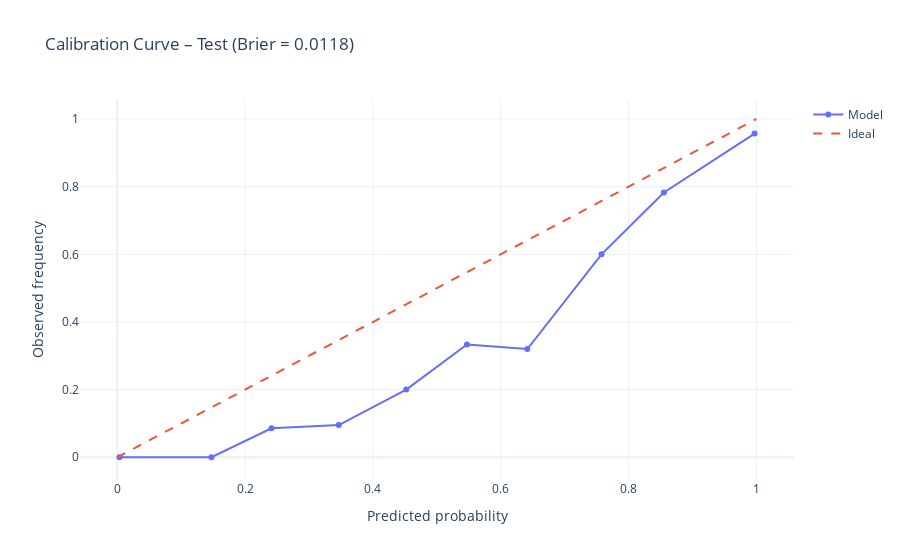

The cell this chart's notebook holds for it:
### Code cell
# Curva de calibração
evaluator.plot_calibration()

### Figure 1 — Plotly figure (JSON) as saved in the notebook; plotly's stock layout.template omitted (floating-point values rounded to 4 significant figures)
{"data": [{"mode": "lines+markers", "name": "Model", "type": "scatter", "x": [0.003422, 0.1474, 0.2413, 0.3466, 0.4521, 0.5471, 0.6416, 0.7576, 0.8553, 0.9971], "y": [0.0, 0.0, 0.08571, 0.09524, 0.2, 0.3333, 0.32, 0.6, 0.7826, 0.9569]}, {"line": {"dash": "dash"}, "mode": "lines", "name": "Ideal", "type": "scatter", "x": [0, 1], "y": [0, 1]}], "layout": {"title": {"text": "Calibration Curve – Test (Brier = 0.0118)"}, "xaxis": {"title": {"text": "Predicted probability"}}, "yaxis": {"title": {"text": "Observed frequency"}}}}
